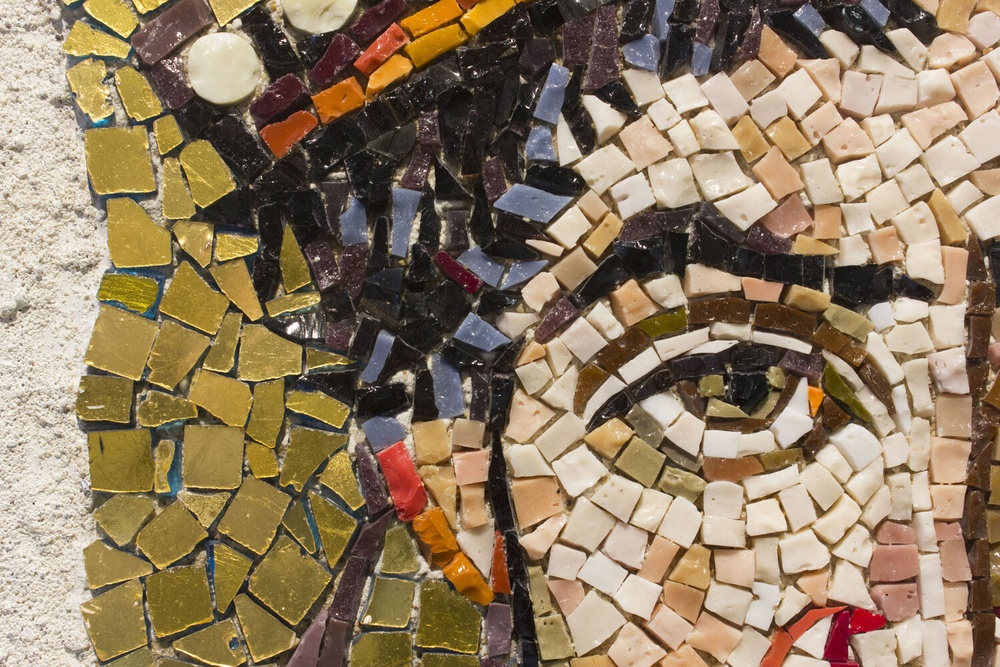
#> input picture mosaic_art/sample_1.jpeg, 1000 x 667 px, shrunk from 1500 x 1000 before the run
$ jupyter execute mosaicResearch.ipynb
#> lines starting #> are read from the running program, lines starting #| are printed output that depends on the picture
## Performance Evaluation of Homemade Edge Detection Algorithms for Mosaic Art Applications using Canny Edge Detection
### Problem Statement:
The outcome of this project will be a set of homemade edge detection algorithms that can improve the quality and reliability of the Canny edge detector for mosaic art applications, as well as insights into the strengths and limitations of different edge detection methods for this domain.

[cell 1]
import numpy as np
import matplotlib.pyplot as plt
import pandas as pd
import cv2
from typing import List,Tuple

## Exploration of the Canny Edge Detector:

### Applying Gaussian Smoothing to Edge Detection
In edge detection, it is crucial to remove unwanted noise from an image to avoid false edges that can compromise the detection accuracy. One way to achieve this is by applying a Gaussian smoothing filter to the image before edge detection.

### Gaussian Smoothing
The Gaussian filter is defined as:
$G(x, y) = \frac{1}{2 \pi \sigma^2} e^{-\frac{x^2 + y^2}{2\sigma^2}}$

where $\sigma$ is the standard deviation of the Gaussian distribution. The filter assigns a weight to each pixel in the image based on its distance from the center of the filter. The weight decreases as the distance from the center increases, meaning that pixels closer to the center have a larger influence on the output pixel than pixels farther away from the center.

In the context of edge detection, the Gaussian smoothing filter helps to reduce the high-frequency noise in the image while preserving the edges' sharpness. By blurring the image, the filter reduces the intensity variations caused by noise, which in turn helps to detect the edges more accurately.

In the following code, we apply the Gaussian smoothing filter to the input image before performing edge detection using the Canny algorithm:

[cell 2]
# Gaussian filter
def gaussian_filter(img: np.ndarray, kernel_size: int = 5, sigma: float = 1.4) -> np.ndarray:
    """Apply a Gaussian filter to an image.
    Args:
        img (np.ndarray): The image to be filtered.
        kernel_size (int, optional): The size of the kernel. Defaults to 5.
        sigma (float, optional): The standard deviation of the Gaussian function. Defaults to 1.4.
    Returns:
        np.ndarray: The filtered image.
    """
    # G_σ = 1/2πσ^2 * e^(-x^2 + y^2 / 2σ^2) Gaussian function for kernel elements
    kernel = np.zeros((kernel_size, kernel_size))
    center = kernel_size // 2
    # Calculate the kernel
    for i in range(kernel_size):
        for j in range(kernel_size):
            x = i - center
            y = j - center
            kernel[i, j] = np.exp(-(x ** 2 + y ** 2) / (2 * sigma ** 2)) # Gaussian function
    kernel /= (2 * np.pi * sigma ** 2)
    kernel /= kernel.sum()

    # Convolve the image with the Gaussian kernel
    img_filtered = np.zeros(img.shape)
    img_padded = np.zeros((img.shape[0] + kernel_size - 1, img.shape[1] + kernel_size - 1))
    img_padded[center: -center, center: -center] = img
    for x in range(img.shape[1]):
        for y in range(img.shape[0]):
            img_filtered[y, x] = (kernel * img_padded[y: y + kernel_size, x: x + kernel_size]).sum()
    return img_filtered

[cell 3]
# Let's compare the result of the Gaussian filter with the original image
img_sample_mosaic_01 = plt.imread('mosaic_art/sample_1.jpeg')
#> img_sample_mosaic_01 is the input picture: shape (667, 1000, 3); mean R, G, B 144.4, 124.5, 98.6
img_sample_mosaic_01 = img_sample_mosaic_01[:, :, 0]
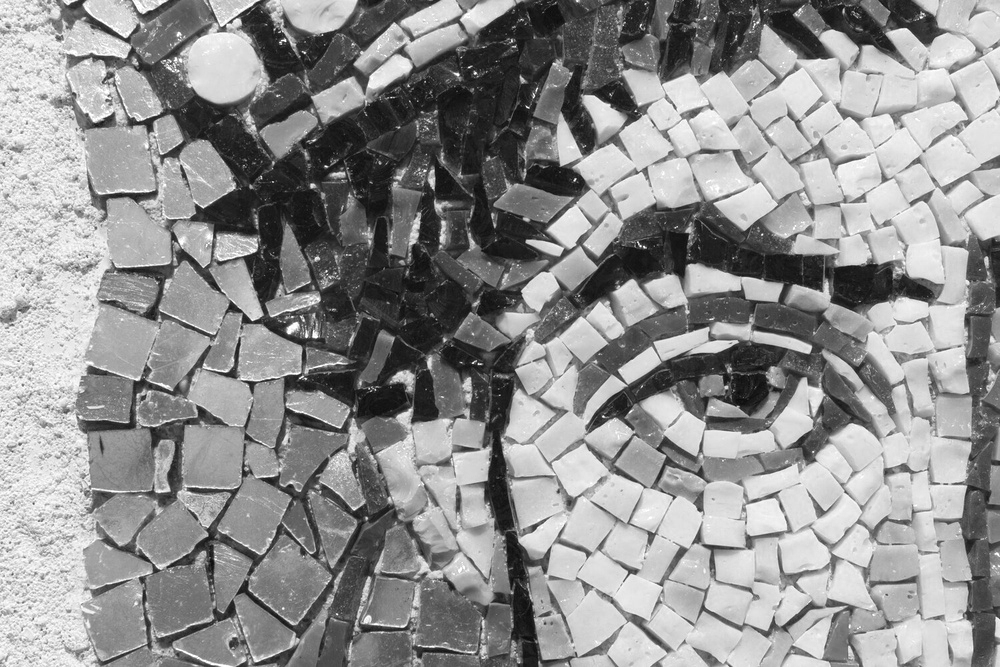
#> img_sample_mosaic_01: shape (667, 1000); min 8, max 255, mean 144.4
img_sample_mosaic_01_filtered = gaussian_filter(img_sample_mosaic_01)
plt.figure(figsize=(10, 10))
plt.subplot(1, 2, 1)
plt.imshow(img_sample_mosaic_01)
plt.title('Original')
plt.subplot(1, 2, 2)
plt.imshow(img_sample_mosaic_01_filtered)
plt.title('Filtered')
plt.show()

Hence we can see that the image is much smoother than the original image.

### Convolving the image
Convolve function are implemented in this case to apply to different filter kernels. Such that Given 2D Image $I with dimension $M$ x $N$ and 2D kernel $K$ with dimension $m$ x $n$, the convolution of $I$ and $K$ is defined as:
$$ (I * K)(x, y) = \sum_{i=0}^{m-1} \sum_{j=0}^{n-1} I(x - i, y - j) K(i, j) $$

This works by sliding the filter kernel over the image and for each position, multiply the kernel with the corresponding part of the image and sum the result.

[cell 4]
# Canny edge detection implementation
def convolve2d(image: np.ndarray, kernel: np.ndarray) -> np.ndarray:
    # Check if the image is a color image
    if len(image.shape) == 3:
        # If the image is a color image, loop over the color channels
        output = np.zeros_like(image)
        for i in range(image.shape[2]):
            output[:, :, i] = convolve2d(image[:, :, i], kernel)
        return output
    else:
        # If the image is a grayscale image, proceed as before
        kernel_size = kernel.shape[0]
        center = kernel_size // 2
        # Add zero padding to the input image
        image_padded = np.zeros((image.shape[0] + 2*center, image.shape[1] + 2*center))
        image_padded[center: -center, center: -center] = image
        # Convolve the image with the kernel
        output = np.zeros_like(image)
        for x in range(image.shape[1]):
            for y in range(image.shape[0]):
                output[y, x] = (kernel * image_padded[y: y + kernel_size, x: x + kernel_size]).sum()
        return output

#### Sobel Filter
The Sobel filter is a commonly used edge detection operator in image processing. It computes the gradient magnitude and orientation of an image to detect abrupt changes in intensity, which can correspond to edges in the image. The Sobel filter consists of two convolution kernels, K_x and K_y, which are used to detect horizontal and vertical edges, respectively. The convolution operation can be represented mathematically as:

$$G_x(x, y) = (I * K_x)(x, y) = \sum_{i=0}^{2} \sum_{j=0}^{2} I(x - i, y - j) K_x(i, j)$$

Where `I` is the input image The sobel kernel consisted of two kernel, `K_x` for detecting horizontal edges and `K_y` vertical edges is defined as:
$$K_x = \begin{bmatrix}
-1 & 0 & 1 \\
-2 & 0 & 2 \\
-1 & 0 & 1
\end{bmatrix}$$

$$K_y = \begin{bmatrix}
-1 & -2 & -1 \\
0 & 0 & 0 \\
1 & 2 & 1
\end{bmatrix}$$

After convolving the image with `K_x` and `K_y`, we obtain the horizontal and vertical edges of the image, respectively. We can then compute the gradient magnitude and orientation of the image using the following formula:

$$ G = \sqrt{G_x^2 + G_y^2} $$

$$ \theta = \arctan2(G_y, G_x) $$

Where $G$ is the gradient magnitude and $\theta$ is the gradient orientation.

By using the arctan function, we can obtain the angle of the edge at each pixel location.

[cell 5]
def sobel_filter(image) -> Tuple[np.ndarray, np.ndarray]:
    # Define the Sobel kernels
    kernel_x = np.array([[-1, 0, 1], [-2, 0, 2], [-1, 0, 1]])
    kernel_y = np.array([[-1, -2, -1], [0, 0, 0], [1, 2, 1]])

    # Convolve the kernels with the image
    Ix = convolve2d(image, kernel_x)
    Iy = convolve2d(image, kernel_y)

    # Calculate the gradient magnitude
    G = np.sqrt(Ix ** 2 + Iy ** 2)
    G /= G.max()

    # Calculate the gradient direction
    theta = np.arctan2(Iy, Ix)
    return G, theta

### visualizing result of an image after we apply gaussian smoothing and sobel filter we can see that the edges and contours of the objects in the image are more evident.

[cell 6]
# Load the image as a numpy array
img_sample_mosaic_02_normal = plt.imread('/Users/pongchaihantapong/PycharmProjects/MosaicUnraveler/mosaic_art/sample_4.jpeg')
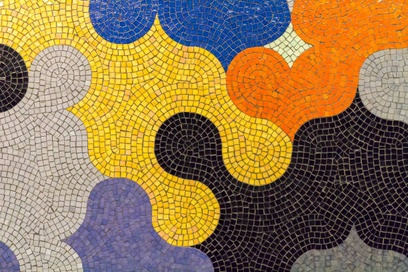
#> input picture mosaic_art/sample_4.jpeg, 408 x 272 px, shrunk from 612 x 408 before the run, found by its file name
#> img_sample_mosaic_02_normal is the input picture: shape (272, 408, 3); mean R, G, B 148.3, 120.7, 80.7

# Convert the image to grayscale
img_sample_mosaic_02 = cv2.cvtColor(img_sample_mosaic_02_normal, cv2.COLOR_BGR2GRAY)

# Apply the Gaussian filter
img_sample_mosaic_02_filtered = gaussian_filter(img_sample_mosaic_02)
#> call 2 of gaussian_filter, with kernel_size = 5, sigma = 1.4
#> in gaussian_filter (call 2), `img_padded[center: -center, center: -center] = img`:
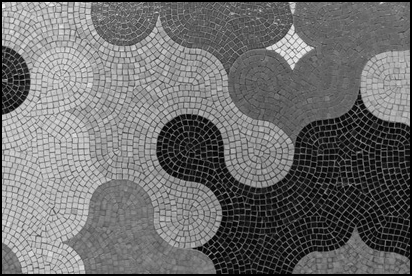
#> img_padded: shape (276, 412) float64; min 0, max 245, mean 109.2
#> after the loop in gaussian_filter (call 2), `for x in range(img.shape[1]):`:
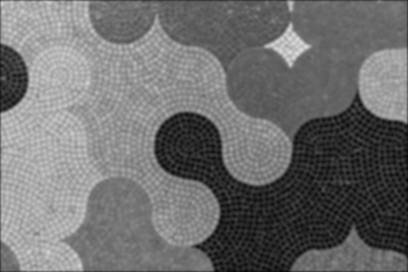
#> img_filtered: shape (272, 408) float64; min 7.09, max 219, mean 111.3

# Apply the Sobel filter
img_sample_mosaic_02_sobel, theta = sobel_filter(img_sample_mosaic_02_filtered)
#> after the loop in convolve2d, `for x in range(image.shape[1]):`:
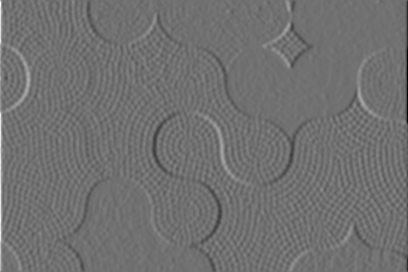
#> output: shape (272, 408) float64; min -621.1, max 778.7, mean -0.3; drawn with min black and max white
#> after the loop in convolve2d (call 2), `for x in range(image.shape[1]):`:
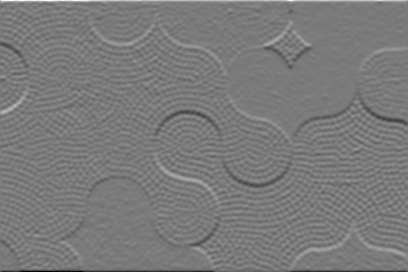
#> output: shape (272, 408) float64; min -660.2, max 711, mean -0.2; drawn with min black and max white
#> in sobel_filter, `theta = np.arctan2(Iy, Ix)`:
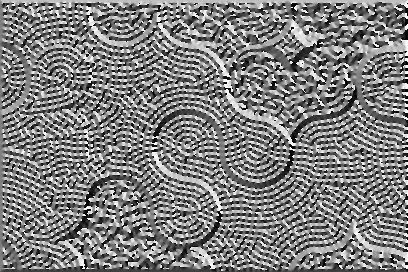
#> theta: shape (272, 408) float64; min -3.14, max 3.14, mean -0.0143; drawn with min black and max white

# plot the results
plt.figure(figsize=(10, 10))
plt.subplot(1, 2, 1)
plt.imshow(img_sample_mosaic_02_normal, cmap='gray')
plt.title('Original')
plt.subplot(1, 2, 2)
plt.imshow(img_sample_mosaic_02_sobel, cmap='gray')
plt.title('Sobel + Gaussian')
plt.show()

#### Non max supression

In edge detection, non-maximum suppression is a critical step that is used to suppress weak or spurious edges detected by the gradient magnitude matrix G_m obtained from applying the Sobel or other gradient operators. The purpose of this step is to obtain a thinned edge map that only contains the strongest edges.

Given the gradient magnitude matrix G_m and the corresponding gradient orientation matrix G_o, we can perform the following steps to apply non-maximum suppression:

1. Calculate the gradient orientation angle in degrees and normalize it to the range [0, 180]:
$$\theta_{i, j} = (\arctan(O_{i, j}) \times \frac{180}{\pi}) \mod 180$$
2. Determine two neighboring pixels in the direction of the gradient orientation, denoted as (i_q, j_q) and (i_r, j_r) respectively, depending on the value of the angle:
$$(i_q, j_q), (i_r, j_r) =
\begin{cases}
  ((i, j+1), (i, j-1)) & \text{if } 0 \le \theta_{i, j} < 22.5 \text{ or } 157.5 \le \theta_{i, j} \le 180 \\
  ((i+1, j-1), (i-1, j+1)) & \text{if } 22.5 \le \theta_{i, j} < 67.5 \\
  ((i+1, j), (i-1, j)) & \text{if } 67.5 \le \theta_{i, j} < 112.5 \\
  ((i-1, j-1), (i+1, j+1)) & \text{if } 112.5 \le \theta_{i, j} < 157.5
\end{cases}
$$
3. Check if pixel (i, j) is a local maximum along the gradient direction and set the corresponding value in the thinned image S accordingly:
$$S_{i, j} =
\begin{cases}
  G_{i, j} & \text{if } G_{i, j} \ge G_{i_q, j_q} \text{ and } G_{i, j} \ge G_{i_r, j_r} \\
  0 & \text{otherwise}
\end{cases}
$$

The result is a thinned edge map $S$ with the same dimensions as the input image $I$.

By performing non-maximum suppression, we can effectively eliminate weak and spurious edges, resulting in a more accurate edge map for further processing or analysis. The non-maximum suppression step is a critical component of the Canny edge detection algorithm and is widely used in many other edge detection methods as well.

[cell 7]
def non_max_supression (gradient_magnitude, gradient_orientation) -> np.ndarray:
    supressed = np.zeros(gradient_magnitude.shape)
    orientation_degrees = np.degrees(gradient_orientation) % 180

    for i in range(1, gradient_magnitude.shape[0] - 1):
        for j in range(1, gradient_magnitude.shape[1] - 1):
            q = 255
            r = 255

            # Find the neighbouring pixels in the direction of the gradient
            if (0 <= orientation_degrees[i, j] < 22.5) or (157.5 <= orientation_degrees[i, j] <= 180):
                q = gradient_magnitude[i, j + 1]
                r = gradient_magnitude[i, j - 1]
            elif 22.5 <= orientation_degrees[i, j] < 67.5:
                q = gradient_magnitude[i + 1, j - 1]
                r = gradient_magnitude[i - 1, j + 1]
            elif 67.5 <= orientation_degrees[i, j] < 112.5:
                q = gradient_magnitude[i + 1, j]
                r = gradient_magnitude[i - 1, j]
            elif 112.5 <= orientation_degrees[i, j] < 157.5:
                q = gradient_magnitude[i - 1, j - 1]
                r = gradient_magnitude[i + 1, j + 1]

            # If the current pixel is a local maximum, keep it
            if gradient_magnitude[i, j] >= q and gradient_magnitude[i, j] >= r:
                supressed[i, j] = gradient_magnitude[i, j]
            else:
                supressed[i, j] = 0

    return supressed

[cell 8]
# Test the non-maximum suppression img_sample_mosaic_02
img_sample_mosaic_02_supressed = non_max_supression(img_sample_mosaic_02_sobel, theta)
#> in non_max_supression, `orientation_degrees = np.degrees(gradient_orientation) % 180`:
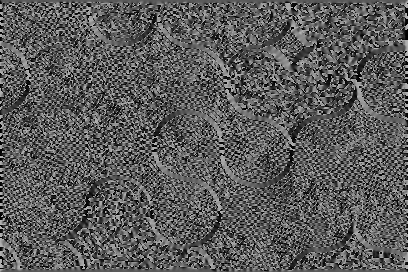
#> orientation_degrees: shape (272, 408) float64; min 0.000601, max 180, mean 90.5
#> after the loop in non_max_supression, `for i in range(1, gradient_magnitude.shape[0] - 1):`:
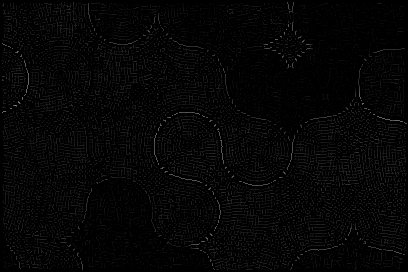
#> supressed: shape (272, 408) float64; min 0, max 0.482, mean 0.0207

# Plot the results
plt.figure(figsize=(10, 10))
plt.subplot(1, 2, 1)
plt.imshow(img_sample_mosaic_02_normal, cmap='gray')
plt.title('Original')
plt.subplot(1, 2, 2)
plt.imshow(img_sample_mosaic_02_supressed, cmap='gray')
plt.title('Non-maximum suppression')
plt.show()

#### Double Thresholding
Non-maximum suppression is a technique used to thin out the edges by setting the pixel value to zero if it's not a local maximum along the gradient direction. After applying non-maximum suppression, the edge map contains both strong and weak edges. Some weak edges might be noise, while others could be true edges. To handle this issue, double thresholding is applied.

The following code determine the high and low threshold values based on the percentage of the maximum gradient magnitude in the edge map. The high threshold value is set to a percentage of the maximum gradient magnitude, while the low threshold value is set to a percentage of the high threshold value. The high threshold value is used to determine strong edges, while the low threshold value is used to determine weak edges. The weak edges are then connected to the strong edges if they are within a certain distance from the strong edges.

[cell 9]
# Apply double threshold
def double_threshold(image: np.ndarray, low_threshold_ratio: float, high_threshold_ratio: float) -> np.ndarray:
    high_threshold = image.max() * high_threshold_ratio
    low_threshold = high_threshold * low_threshold_ratio

    # Create a copy of the image
    res = np.zeros_like(image)

    # Strong edges
    strong_i, strong_j = np.where(image >= high_threshold)
    weak_i, weak_j = np.where((image <= high_threshold) & (image >= low_threshold))

    # Strong edges are kept
    res[strong_i, strong_j] = 255

    # Weak edges are kept only if they are connected to strong edges
    for i, j in zip(weak_i, weak_j):
        if np.any(image[i-1:i+2, j-1:j+2] >= high_threshold):
            res[i, j] = 255

    return res

### After visualizing the result of the image after applying gaussian smoothing, sobel filter, non max supression and double thresholding we can see noise and weak edges are removed and the edges are more clear and sharp.

[cell 10]
# Test the double threshold
img_sample_mosaic_02_thresholded = double_threshold(img_sample_mosaic_02_supressed, 0.02, 0.04)
#> in double_threshold, `high_threshold = image.max() * high_threshold_ratio`: high_threshold = 0.0193
#> in double_threshold, `low_threshold = high_threshold * low_threshold_ratio`: low_threshold = 0.000386
#> in double_threshold, `weak_i, weak_j = np.where((image <= high_threshold) & (image >= low_th..`: weak_i = 1243 values from 3 to 270; weak_j = 1243 values, max 404 at index 31, min 7 at index 32, mean 286.2
#> the loop in double_threshold, `for i, j in zip(weak_i, weak_j):` made 1243 passes
#> (i, j) on passes 1 to 3: (3, 177), (3, 191), (3, 358)
#> after the loop in double_threshold, `for i, j in zip(weak_i, weak_j):`:
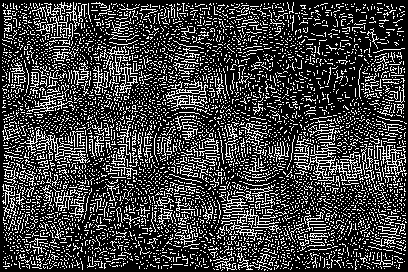
#> res: shape (272, 408) float64; 24.8% white in thin lines or dots

# Plot the results
plt.figure(figsize=(10, 10))
plt.subplot(1, 2, 1)
plt.imshow(img_sample_mosaic_02_normal, cmap='gray')
plt.title('Original')
plt.subplot(1, 2, 2)
plt.imshow(img_sample_mosaic_02_thresholded, cmap='gray')
plt.title('Double threshold')
plt.show()
